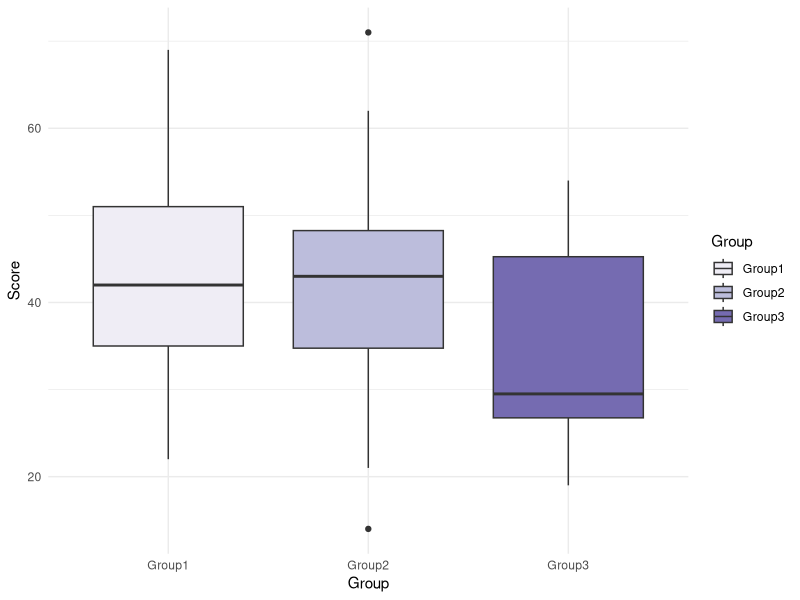

Here is the R script that generated this plot:
## ---- chunk 1

## Packages
library(tidyverse)

## Add the numbers from your exam number here
x <- 153904

##DO NOT CHANGE ANY OF THE FOLLOWING CODE
set.seed(x)
n <- sample(100:200, 1)
ID <- paste("ID", 1:n, sep="")

set.seed(x)
Age <- round(rnorm(n=n, mean = sample(seq(30,35,0.2)), sd = sample(seq(1,3,0.25))),0)

set.seed(x)
Score <- round(rnorm(n=n, mean = sample(seq(30,50,1)), sd = sample(seq(6,10,1))),0)

set.seed(x)
Group <- factor(sample(c("Group1","Group2","Group3" ), n, replace = TRUE, prob = c(0.4,0.4,0.2)))

set.seed(x)
Smoke <- factor(sample(c("No","Yes"), n, replace = TRUE, prob = c(0.8,0.2)))

df <- tibble(ID, Age, Score, Group, Smoke) 
head(df)
## ---- chunk 2
Median_Age <- df %>%
  filter(Smoke == "No") %>%
  summarise(median_Age = median(Age))
Median_Age
Median_Score <- df %>%
  filter(Smoke == "No") %>%
  summarise(median_Score = median(Score))
Median_Score
## ---- chunk 3
smokers_in_Group1 <- df %>%
  filter(Smoke == "Yes") %>%
  filter(Group == "Group1") %>%
  count(Smoke)
smokers_in_Group1
## ---- chunk 4
ggplot(data = df, aes(x = Group, y = Score, fill = Group)) +
  geom_boxplot() + theme_minimal() +
  scale_fill_brewer(palette = "Purples")
  labs(x = "Groups", y = "Scores of Each Level", title = "Distribution of Score by Groups")
## ---- chunk 5
Scorelowerthan25 <- df %>%
  filter(Score < 25)
Scorelowerthan25
Students <- tibble(Students = Scorelowerthan25$ID)
Students
